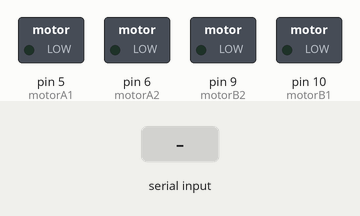
Simulated run of this sketch. Board: Arduino Uno, built with avr-gcc and run on an emulated ATmega328P. On the bench: switched loads named in the sketch (green lamp = pin HIGH). The inputs (shaded band) are chosen by the test bench.

Above: at 3.6 s.
3.7 s: "G" received over the second serial link
At 4.9 s:
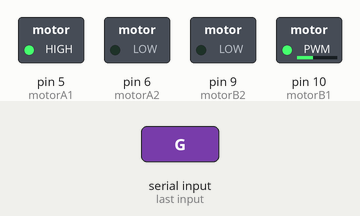
5.2 s: "I" received over the second serial link
At 6.3 s:
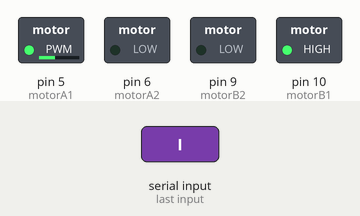
6.7 s: "H" received over the second serial link
At 7.4 s:
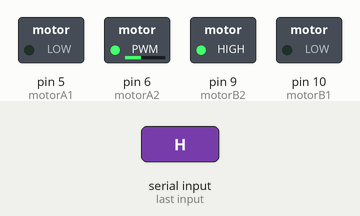
8.2 s: "B" received over the second serial link
At 8.5 s:
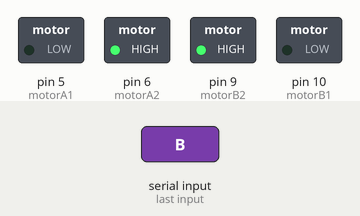
9.7 s: "J" received over the second serial link
At 10.9 s:
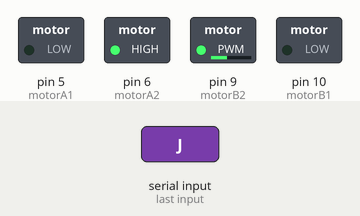
11.2 s: "L" received over the second serial link
At 12.0 s:
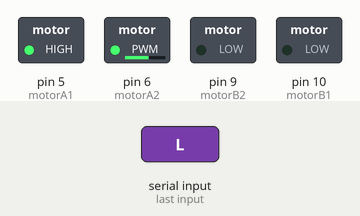
Timing chart, 0 to 13.7 s (numbered marks = the images above; inputs shaded):
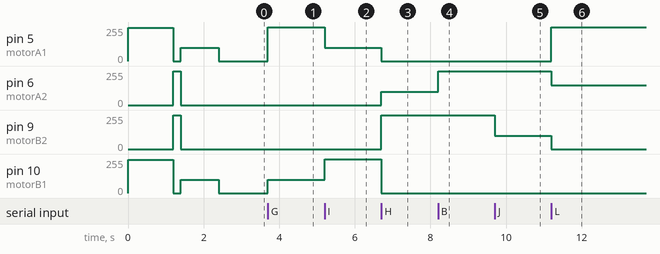

The sketch:

btcar2.ino
```cpp
//L298N Bağlantısı
  const int motorA1  = 5;  // L298N'in IN3 Girişi
  const int motorA2  = 6;  // L298N'in IN1 Girişi
  const int motorB1  = 10; // L298N'in IN2 Girişi
  const int motorB2  = 9;  // L298N'in IN4 Girişi
  int i=0; //Döngüler için atanan rastgele bir değişken
  int j=0; //Döngüler için atanan rastgele bir değişken
  int state; //Bluetooth cihazından gelecek sinyalin değişkeni
  int vSpeed=255;     // Standart Hız, 0-255 arası bir değer alabilir
#include <SoftwareSerial.h>
SoftwareSerial BlueTooth(1, 0); // (TXD, RXD) of HC-06

char BT_input; // to store input character received via BT.


void setup() {
    // Pinlerimizi belirleyelim
    pinMode(motorA1, OUTPUT);
    pinMode(motorA2, OUTPUT);
    pinMode(motorB1, OUTPUT);
    pinMode(motorB2, OUTPUT);
    // 9600 baud hızında bir seri port açalım
     BlueTooth.begin(9600);
    analogWrite(motorA1, 250); analogWrite(motorA2, 0);
    analogWrite(motorB1, 250);      analogWrite(motorB2, 0);
delay(1200);
           digitalWrite(motorA1, LOW);   digitalWrite(motorA2, HIGH);
        digitalWrite(motorB1, LOW);   digitalWrite(motorB2, HIGH);
delay(200);
    analogWrite(motorA1, 100); analogWrite(motorA2, 0);
    analogWrite(motorB1, 100);      analogWrite(motorB2, 0);
    delay(1000);

    analogWrite(motorA1, 0); analogWrite(motorA2, 0);
    analogWrite(motorB1, 0);      analogWrite(motorB2, 0);


}

void loop() {

//     if(digitalRead(BTState)==LOW) { state='S'; }
  //Gelen veriyi 'state' değişkenine kaydet
    if(BlueTooth.available()){
      state = (BlueTooth.read());
    }

  /* Uygulamadan ayarlanabilen 4 hız seviyesi.(Değerler 0-255 arasında olmalı)*/
    // if (state == '0'){
    //   vSpeed=0;}
    // else if (state == '1'){
    //   vSpeed=100;}
    // else if (state == '2'){
    //   vSpeed=180;}
    // else if (state == '3'){
    //   vSpeed=200;}
    // else if (state == '4'){
    //   vSpeed=255;}

  /***********************İleri****************************/
  //Gelen veri 'F' ise araba ileri gider.
    if (state == 'F') {
        BlueTooth.println("Now LED is ON");
      analogWrite(motorA1, 250); analogWrite(motorA2, 0);
        analogWrite(motorB1, 250);      analogWrite(motorB2, 0);
    }
  /**********************İleri Sol************************/
  //Gelen veri 'G' ise araba ileri sol(çapraz) gider.
    else if (state == 'G') {
      analogWrite(motorA1,vSpeed ); analogWrite(motorA2, 0);
        analogWrite(motorB1, 100);    analogWrite(motorB2, 0);
    }
  /**********************İleri Sağ************************/
  //Gelen veri 'I' ise araba ileri sağ(çapraz) gider.
    else if (state == 'I') {
        analogWrite(motorA1, 100); analogWrite(motorA2, 0);
        analogWrite(motorB1, vSpeed);      analogWrite(motorB2, 0);
    }
  /***********************Geri****************************/
  //Gelen veri 'B' ise araba geri gider.
    else if (state == 'B') {
      digitalWrite(motorA1, LOW);   digitalWrite(motorA2, HIGH);
        digitalWrite(motorB1, LOW);   digitalWrite(motorB2, HIGH);
    }
  /**********************Geri Sol************************/
  //Gelen veri 'H' ise araba geri sol(çapraz) gider
    else if (state == 'H') {
      analogWrite(motorA1, 0);   analogWrite(motorA2, 100);
        analogWrite(motorB1, 0); analogWrite(motorB2, vSpeed);
    }
  /**********************Geri Sağ************************/
  //Gelen veri 'J' ise araba geri sağ(çapraz) gider
    else if (state == 'J') {
      analogWrite(motorA1, 0);   analogWrite(motorA2, vSpeed);
        analogWrite(motorB1, 0);   analogWrite(motorB2, 100);
    }
  /***************************Sol*****************************/
  //Gelen veri 'L' ise araba sola gider.
    else if (state == 'L') {
      analogWrite(motorA1, vSpeed);   analogWrite(motorA2, 150);
        analogWrite(motorB1, 0); analogWrite(motorB2, 0);
    }
  /***************************Sağ*****************************/
  //Gelen veri 'R' ise araba sağa gider
    else if (state == 'R') {
      analogWrite(motorA1, 0);   analogWrite(motorA2, 0);
        analogWrite(motorB1, vSpeed);   analogWrite(motorB2, 150);
    }

  /************************Stop*****************************/
  //Gelen veri 'S' ise arabayı durdur.
    else if (state == 'S'){
        analogWrite(motorA1, 0);  analogWrite(motorA2, 0);
        analogWrite(motorB1, 0);  analogWrite(motorB2, 0);
    }
}
```

Measured:
- after the input at 3.7 s, pin 5 (motorA1): 0/255 → 255/255 at once; pin 10 (motorB1): 0/255 → 100/255 at once
- after the input at 5.2 s, pin 5 (motorA1): 255/255 → 100/255 at once; pin 10 (motorB1): 100/255 → 255/255 at once
- after the input at 6.7 s, pin 5 (motorA1): 100/255 → 0/255 at once; pin 6 (motorA2): 0/255 → 100/255 at once; pin 9 (motorB2): 0/255 → 255/255 at once; pin 10 (motorB1): 255/255 → 0/255 at once
- after the input at 8.2 s, pin 6 (motorA2): 100/255 → 255/255 at once
- after the input at 9.7 s, pin 9 (motorB2): 255/255 → 100/255 at once
- after the input at 11.2 s, pin 5 (motorA1): 0/255 → 255/255 at once; pin 6 (motorA2): 255/255 → 150/255 at once; pin 9 (motorB2): 100/255 → 0/255 at once
